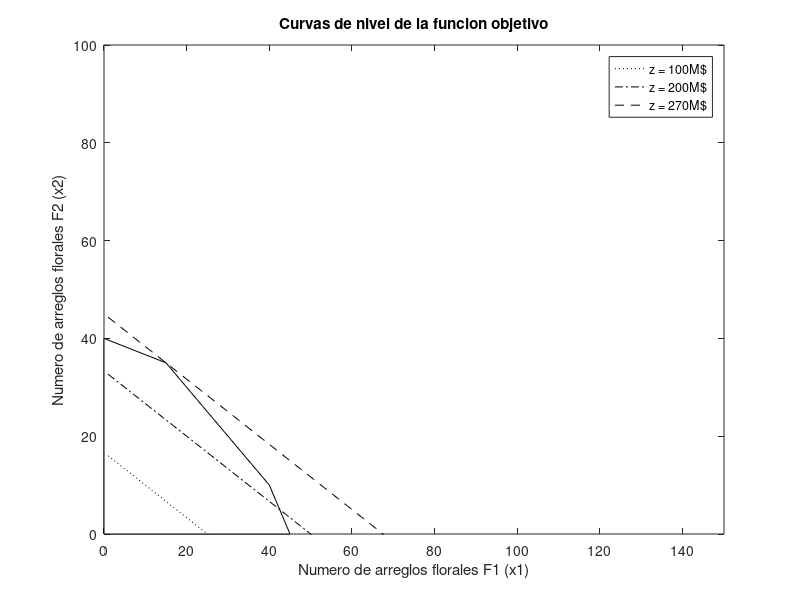

This chart was generated by the following MATLAB code:

clear % eliminamos todas las variables creadas previamente en Octave/Matlab

function x2 = floresA(x1)

    x2 = 90-2*x1;
    
end

function x2 = floresB(x1)

    x2 = 50-x1;
    
end

function x2 = floresC(x1)

    x2 = 40-(1/3)*x1;
    
end

x1 = linspace(1,150); %Rango de valores de input de las funciones

plot(x1,floresA(x1),'b') %color azul para disponibilidad de flores A
hold on
plot(x1,floresB(x1),'k') %color negro para disponibilidad de flores B
hold on
plot(x1,floresC(x1),'g') %color verde para disponibilidad de flores C
title ('Restricciones asociadas a la disponibilidad de flores')
xlabel ('Numero de arreglos florales F1 (x1)')
ylabel ('Numero de arreglos florales F2 (x2)')
ylim([0 100])
xlim([0 150])
legend('Flores A','Flores B', 'Flores C')
hold off

v1 =  [0,0]

v2 = (inv([1 3;1 0])*[120;0])' % O simplemente: v2 = [0,floresC(x1 = 0)]

v3 = (inv([1 1;1 3])*[50;120])' % Interseccion restricciones flores B y C

v4 = (inv([2 1;1 1])*[90;50])' % Interseccion restricciones flores A y B

v5 = (inv([2 1;0 1])*[90;0])'

v = [v1;v2;v3;v4;v5]

v(:,1)

v(:,2)

x1 = linspace(1,150); %Rango de valores de input para las funciones

plot(x1,floresA(x1),'b') %color azul para disponibilidad de flores A
hold on
plot(x1,floresB(x1),'k') %color negro para disponibilidad de flores B
hold on
plot(x1,floresC(x1),'g') %color verde para disponibilidad de flores C
fill(v(:,1),v(:,2),'r')
title ('Region factible definida por la disponibilidad de flores y no negatividad de variables de decision')
xlabel ('Numero de arreglos florales F1 (x1)')
ylabel ('Numero de arreglos florales F2 (x2)')
ylim([0 100])
xlim([0 150])
legend('Flores A','Flores B', 'Flores C','Region Factible')
hold off

function x2 = curvadenivel(z,x1)

    x2 = z/6000-2/3*x1;
    
end

x1 = linspace(1,150); %Rango de valores de input para las funciones


fill(v(:,1),v(:,2),'w','EdgeColor','k')
hold on
c1 = plot(x1,curvadenivel(100000,x1),':k');
hold on
c2 = plot(x1,curvadenivel(200000,x1),'-.k');
hold on
c3 = plot(x1,curvadenivel(270000,x1),'--k');
hold on
title ('Curvas de nivel de la funcion objetivo')
xlabel ('Numero de arreglos florales F1 (x1)')
ylabel ('Numero de arreglos florales F2 (x2)')
ylim([0 100]);
xlim([0 150]);
legend([c1 c2 c3],'z = 100M$','z = 200M$', 'z = 270M$')
hold off
